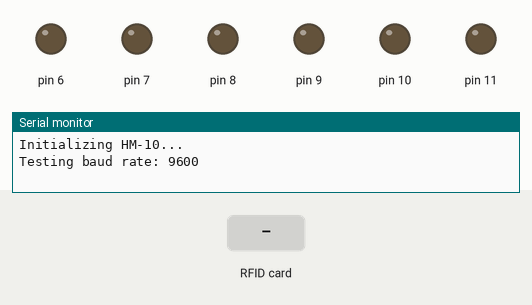
This program was run on a simulated Arduino Mega 2560, built with avr-gcc and run on an emulated ATmega2560. Parts: output pins drawn as LEDs (lit = HIGH), the last lines printed to the serial monitor. The inputs (shaded band) are chosen by the test bench.

Above: at 0.1 s.
At 6.2 s:
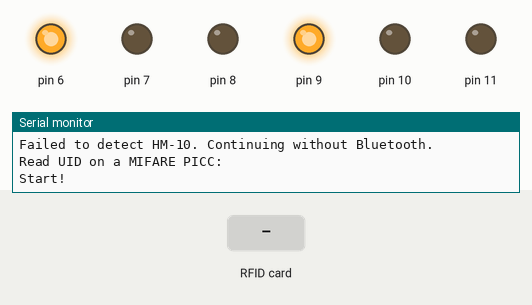
6.3 s: RFID card 5E 7A 19 C4 held to the reader
Timing chart, 0 to 9.3 s (numbered marks = the images above; inputs shaded):
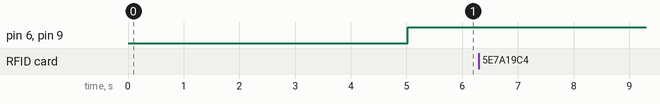

The program:

main.cpp
```cpp
#include <Arduino.h>
#include <SPI.h>

#define DEBUG

#include "../lib/hardware.h"

/*===========================hardware objects================================*/
MFRC522 mfrc522(SS_PIN, RST_PIN);

/*===========================bluetooth config================================*/
#define CUSTOM_NAME "HM10_G10"
constexpr uint8_t HM10_RX_PIN = 15;  // Mega RX3. Pull up when HM-10 is unplugged to avoid floating input noise.
long baudRates[] = {9600, 19200, 38400, 57600, 115200, 4800, 2400, 1200, 230400};
bool moduleReady = false;

/*===========================modules================================*/
#include "../lib/RFID.h"
#include "../lib/bluetooth.h"
#include "../lib/node.h"
#include "../lib/track.h"
#include "../lib/control.h"

/*===========================state================================*/
int l2 = 0, l1 = 0, m0 = 0, r1 = 0, r2 = 0;  // IR sensor readings
int _Tp = TRACKING_FAST_TP;                   // Base motor power
constexpr int IR_critical_value = 150;
bool state = false;                           // false = halt, true = active
BT_CMD _cmd = NOTHING;
char queued_node_cmd = 0;

/*===========================initialization helpers================================*/
void setupSerial() {
    pinMode(HM10_RX_PIN, INPUT_PULLUP);
    Serial3.begin(9600);
    Serial3.setTimeout(100);
    Serial.begin(115200);
    while (!Serial) {}
}

void setupBluetooth() {
    Serial.println("Initializing HM-10...");

    for (int i = 0; i < 9; i++) {
        Serial.print("Testing baud rate: ");
        Serial.println(baudRates[i]);

        Serial3.begin(baudRates[i]);
        Serial3.setTimeout(100);
        delay(100);

        if (detectHM10(baudRates[i])) {
            Serial.println("HM-10 detected and ready.");
            moduleReady = true;
            break;
        } else {
            Serial3.end();
            delay(100);
        }
    }

    if (!moduleReady) {
        Serial.println("Failed to detect HM-10. Continuing without Bluetooth.");
        return;
    }

    Serial.println("Restoring factory defaults...");
    sendATCommand("AT+RENEW");
    delay(500);

    Serial.print("Setting name to: ");
    Serial.println(CUSTOM_NAME);
    String nameCmd = "AT+NAME" + String(CUSTOM_NAME);
    sendATCommand(nameCmd.c_str());

    Serial.println("Enabling notifications...");
    sendATCommand("AT+NOTI1");

    Serial.println("Querying Bluetooth Address");
    sendATCommand("AT+ADDR?");

    Serial.println("Restarting module...");
    sendATCommand("AT+RESET");
    delay(1000);
    Serial3.begin(9600);

    Serial.println("Initialization Complete.");
}

void setupMotorPins() {
    pinMode(MotorR_I1, OUTPUT);
    pinMode(MotorR_I2, OUTPUT);
    pinMode(MotorL_I3, OUTPUT);
    pinMode(MotorL_I4, OUTPUT);
    pinMode(MotorL_PWML, OUTPUT);
    pinMode(MotorR_PWMR, OUTPUT);
}

void setupIrPins() {
    pinMode(IRpin_LL, INPUT);
    pinMode(IRpin_L, INPUT);
    pinMode(IRpin_M, INPUT);
    pinMode(IRpin_R, INPUT);
    pinMode(IRpin_RR, INPUT);
}

void setupRfid() {
    pinMode(53, OUTPUT);  // Mega hardware SS must stay output to keep SPI in master mode.
    SPI.begin();
    mfrc522.PCD_Init();
    Serial.println(F("Read UID on a MIFARE PICC:"));
}

/*===========================arduino entry points================================*/
void setup() {
    setupSerial();
    setupBluetooth();
    setupMotorPins();
    setupIrPins();
    setupRfid();

#ifdef DEBUG
    Serial.println("Start!");
#endif
}

void loop() {
    UIDRead();
    SetState();

    if (!state) {
        MotorWriting(0, 0);
    } else {
        Search();
    }
}
```
